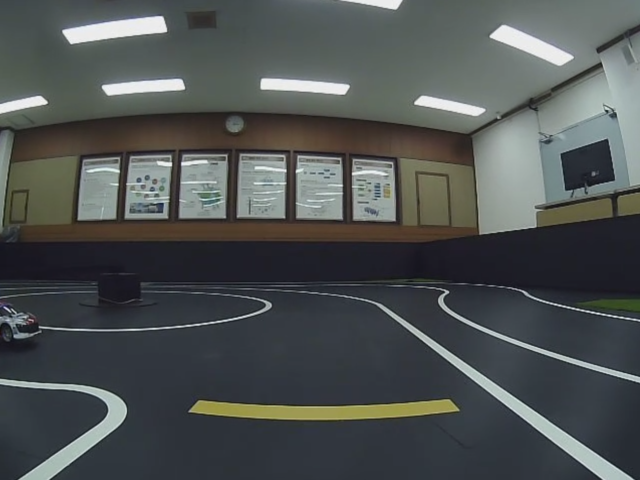
#> input picture my_traffic/src/stopline.png, 640 x 480 px
$ python stopline_find.py
#> lines starting #> are read from the running program, lines starting #| are printed output that depends on the picture; after the words box and inside, x2 and y2 are one past the last pixel; in counts of white or black regions, pixels touching at a corner belong together
#!/usr/bin/env python
# -*- coding: utf-8 -*-

import numpy as np
import cv2

image = cv2.imread('stopline.png', cv2.IMREAD_UNCHANGED)
#> image is the input picture: shape (480, 640, 4); mean B, G, R, A 82.3, 82.7, 78.4, 255

cv2.imshow("Original Image",image)

# image(원본 이미지)의 특정영역(ROI Area)을 잘라내기
roi_img = image[300:480, 0:640]
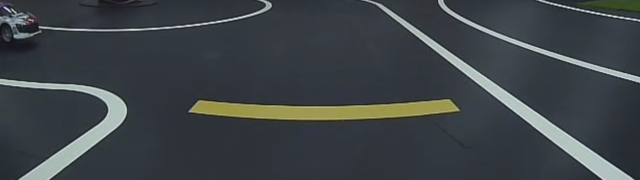
#> roi_img: shape (180, 640, 4); mean B, G, R, A 71.5, 68.1, 62.1, 255
cv2.imshow("ROI Image",roi_img)

# HSV 포맷으로 변환하고 V 채널에 대해 범위를 정해서 흑백이진화 이미지로 변환
hsv_image = cv2. cvtColor(roi_img, cv2.COLOR_BGR2HSV)
#> hsv_image: shape (180, 640, 3); mean H, S, V 101.4, 51.5, 74.2
upper_white = np.array([255, 255, 255])
lower_white = np.array([0, 0, 120])
binary_img = cv2.inRange(hsv_image, lower_white, upper_white)
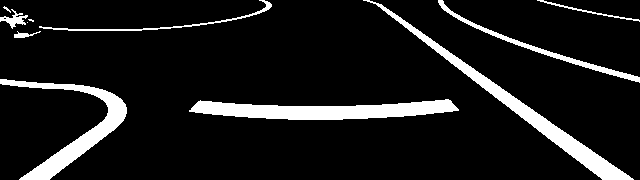
#> binary_img: shape (180, 640); 10.2% white; 11 white regions (3 under 20 px), largest, box (x1, y1, x2, y2) and area: (189, 99, 459, 120) 3486, (363, 0, 634, 180) 3375, (0, 79, 127, 180) 2761
cv2.imshow("Black&White Binary Image",binary_img)

# 흑백 이진화 이미지에서 특정영역을 잘라내서 정지선 체크용 이미지로 만들기
stopline_check_img = binary_img[100:120, 200:440]
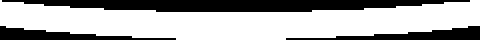
#> stopline_check_img: shape (20, 240) (shown 2 times larger); 67.1% white; 3 black regions, box (x1, y1, x2, y2) and area: (1, 0, 235, 6) 1004, (143, 13, 240, 20) 302, (0, 13, 88, 20) 275
cv2.imshow("Stopline Check Image",stopline_check_img)

# 흑백이진화 이미지를 칼라이미지로 바꾸고 정지선 체크용 이미지 영역을 녹색사각형으로 표시
img = cv2.cvtColor(binary_img, cv2.COLOR_GRAY2BGR)
cv2.rectangle(img, (200,100),(440,120),(0,255,0),3)
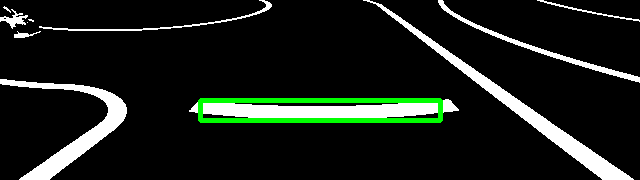
#> img: shape (180, 640, 3); mean B, G, R 25.1, 30.8, 25.1
cv2.imshow('Stopline Check Area', img)

# 정지선 체크용 이미지에서 흰색 점의 개수 카운트하기
stopline_count = cv2.countNonZero(stopline_check_img)
#> stopline_count = 3219

# 사각형 안의 흰색 점이 기준치 이상이면 정지선을 발견한 것으로 한다
if stopline_count > 1500:
    print("Stopline Found...! White pixel count is", stopline_count)
#> (printed output is left out)

cv2.waitKey()

$ run again, with my_traffic/src/baduk2.jpg saved as my_traffic/src/stopline.png
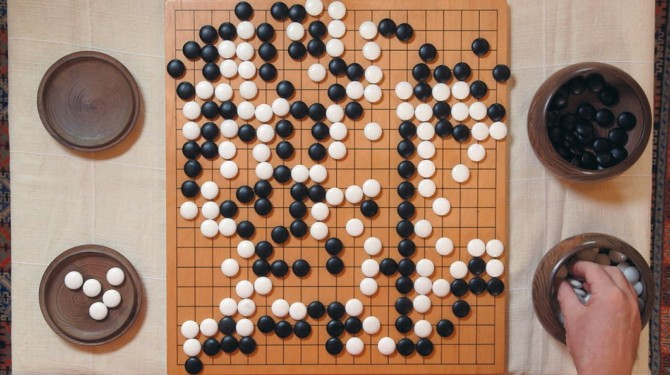
#> input picture my_traffic/src/baduk2.jpg, 670 x 375 px
#> image is the input picture: shape (375, 670, 3); mean B, G, R 107.7, 126.7, 157.4
#> `roi_img = image[300:480, 0:640]`:
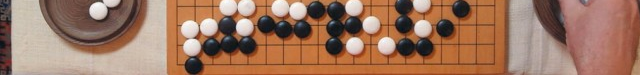
#> roi_img: shape (75, 640, 3); mean B, G, R 96.5, 118.6, 159
#> hsv_image: shape (75, 640, 3); mean H, S, V 20, 103.3, 159.6
#> `binary_img = cv2.inRange(hsv_image, lower_white, upper_white)`:
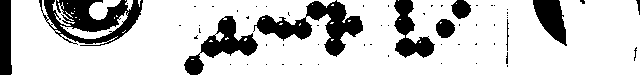
#> binary_img: shape (75, 640); 79.5% white; 63 black regions (53 under 20 px), largest, box (x1, y1, x2, y2) and area: (39, 0, 143, 46) 2462, (253, 0, 363, 57) 2278, (184, 16, 258, 75) 1457
#> stopline_check_img = empty array
#> stopline_count = 0

$ run again, with my_traffic/src/traffic_light.jpg saved as my_traffic/src/stopline.png
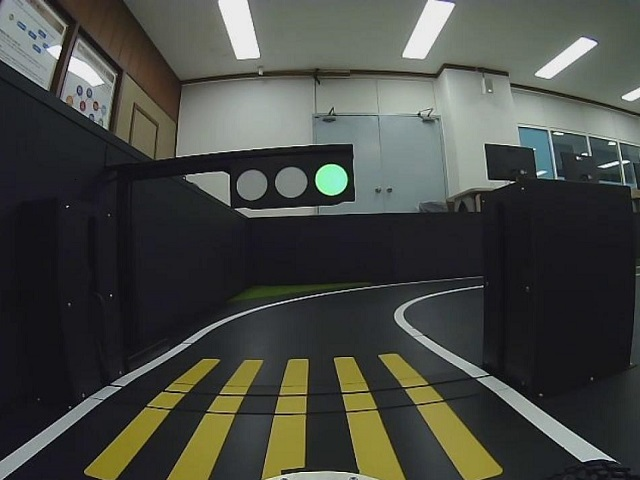
#> input picture my_traffic/src/traffic_light.jpg, 640 x 480 px
#> image is the input picture: shape (480, 640, 3); mean B, G, R 67.1, 72.7, 70.3
#> hsv_image: shape (180, 640, 3); mean H, S, V 88.2, 58.4, 63.2
#> `binary_img = cv2.inRange(hsv_image, lower_white, upper_white)`:
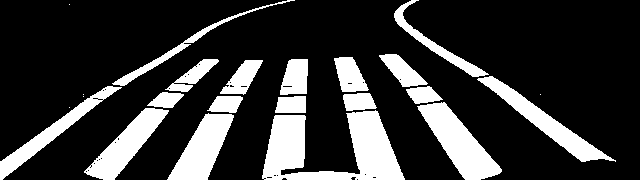
#> binary_img: shape (180, 640); 21.4% white; 23 white regions (5 under 20 px), largest, box (x1, y1, x2, y2) and area: (262, 110, 405, 180) 5298, (417, 102, 502, 180) 2824, (167, 113, 234, 180) 2316
#> stopline_check_img: shape (20, 240); 41.9% white; 8 white regions, largest, box (x1, y1, x2, y2) and area: (75, 0, 106, 13) 384, (7, 0, 42, 13) 344, (217, 3, 240, 20) 308
#> `cv2.rectangle(img, (200,100),(440,120),(0,255,0),3)`:
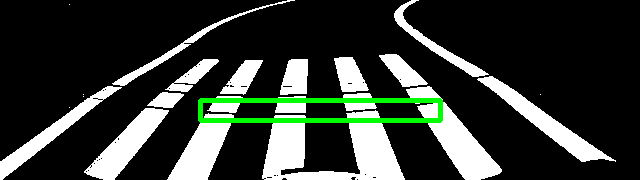
#> img: shape (180, 640, 3); mean B, G, R 52, 57.8, 52
#> stopline_count = 2009
#> (printed output is left out)
